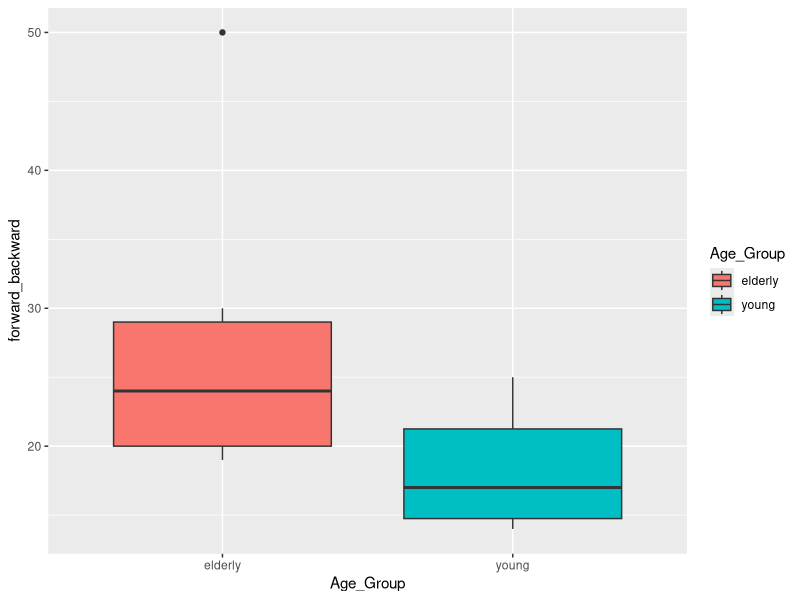
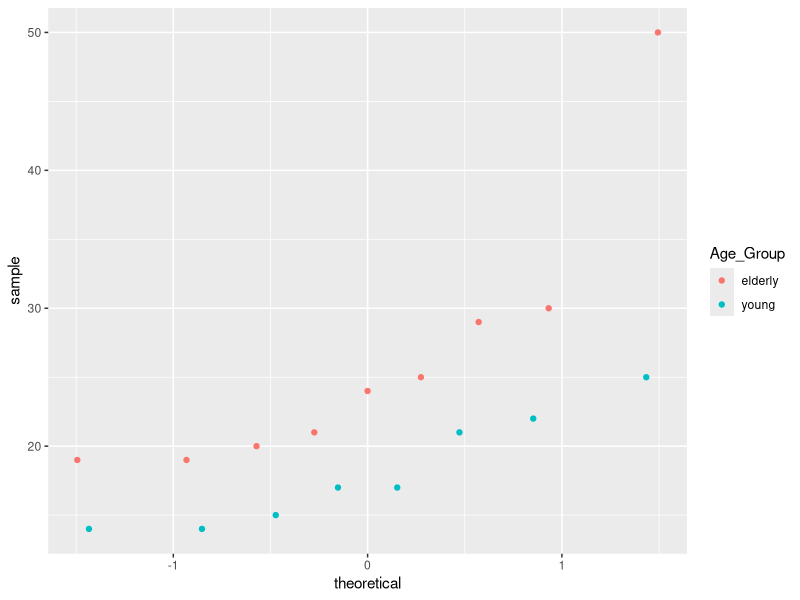
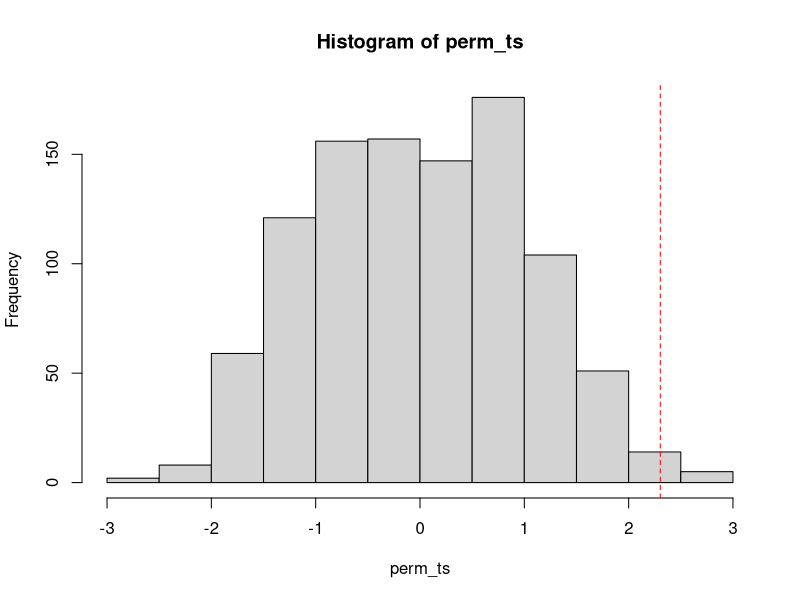

Recreate these plots in R, in order.
## ---- chunk 1
knitr::opts_chunk$set(warning = FALSE, fig.align = 'center', 
                      verbose = TRUE, message = FALSE)
## ---- chunk 2
library(ggplot2)
bal <- read.delim('data/balance.tsv', check.names = FALSE)
ggplot(bal, aes(x = Age_Group, y = forward_backward, fill = Age_Group)) + 
  geom_boxplot()

ggplot(bal, aes(sample = forward_backward, color = Age_Group)) + 
  stat_qq()

## ---- chunk 3
tapply(bal$forward_backward, bal$Age_Group, var)
## ---- chunk 4
t.test(forward_backward~Age_Group, data = bal)
## ---- chunk 5
wilcox.test(forward_backward~Age_Group, data = bal)
## ---- chunk 6
base_t <- t.test(forward_backward~Age_Group, data = bal)$statistic
perm_ts <- replicate(1000, expr = {
  grp_perm <- sample(bal$Age_Group)
  t.test(bal$forward_backward~grp_perm)$statistic
})
p_value <- mean(abs(perm_ts) > base_t)
p_value
## ---- chunk 7
hist(perm_ts)
abline(v = base_t, col = 'red', lty = 2)
